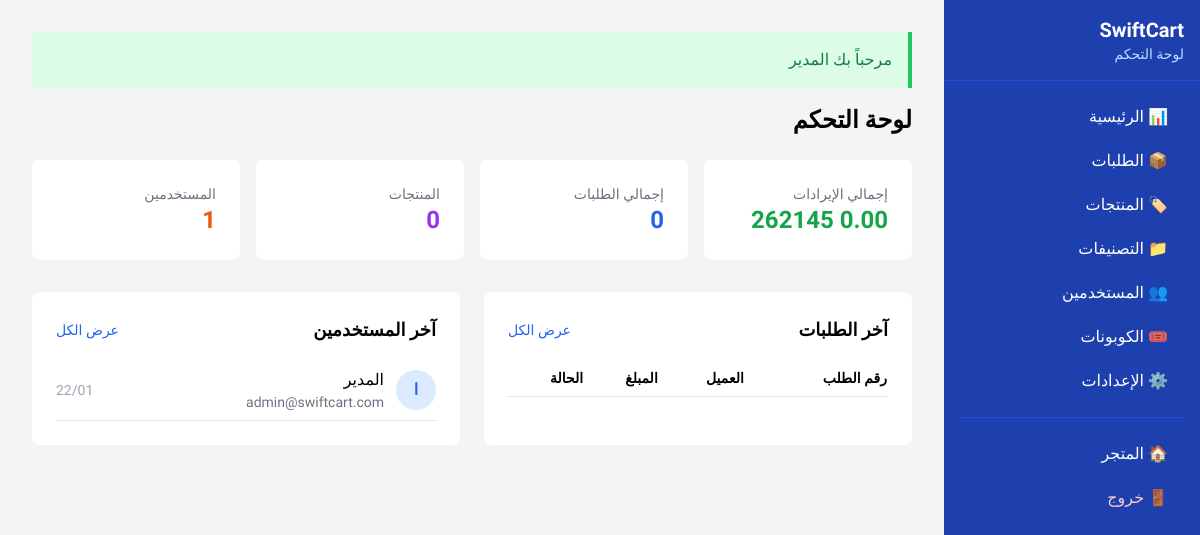
The page /admin (signed in) on the database its author committed.
### tables this page shows
CREATE TABLE IF NOT EXISTS `users` (
    `id` INT UNSIGNED AUTO_INCREMENT PRIMARY KEY,
    `name` VARCHAR(100) NOT NULL,
    `email` VARCHAR(255) NOT NULL UNIQUE,
    `phone` VARCHAR(20) NOT NULL,
    `password` VARCHAR(255) NOT NULL,
    `role` ENUM('user', 'vendor', 'admin') DEFAULT 'user',
    `avatar` VARCHAR(255) NULL,
    `is_active` TINYINT(1) DEFAULT 1,
    `email_verified_at` TIMESTAMP NULL,
    `remember_token` VARCHAR(100) NULL,
    `mfa_enabled` BOOLEAN DEFAULT FALSE,
    `mfa_secret` VARCHAR(32) DEFAULT NULL,
    `mfa_backup_codes` JSON DEFAULT NULL,
    `failed_login_attempts` INT DEFAULT 0,
    `account_locked_until` DATETIME DEFAULT NULL,
    `last_login_at` DATETIME DEFAULT NULL,
    `last_password_change` DATETIME DEFAULT CURRENT_TIMESTAMP,
    `created_at` TIMESTAMP DEFAULT CURRENT_TIMESTAMP,
    `updated_at` TIMESTAMP DEFAULT CURRENT_TIMESTAMP ON UPDATE CURRENT_TIMESTAMP,
    INDEX `idx_email` (`email`),
    INDEX `idx_phone` (`phone`),
    INDEX `idx_role` (`role`),
    INDEX `idx_active` (`is_active`)
);

### controllers/AdminController.php (called while the page is built, shortened)
<?php
require_once BASEPATH . '/models/User.php';
require_once BASEPATH . '/models/Product.php';
require_once BASEPATH . '/models/Order.php';
class AdminController extends Controller
{
    private User $userModel;
    private Product $productModel;
    private Order $orderModel;
    public function __construct()
    {
        $this->userModel = new User();
        $this->productModel = new Product();
        $this->orderModel = new Order();
    }
    public function dashboard(): void
    {
        $db = db();
        $stats = [
            'total_users' => $this->userModel->count(),
            'total_products' => $this->productModel->count(['is_active' => 1]),
            'total_orders' => $this->orderModel->count([]),
            'pending_orders' => $this->orderModel->count(['status' => 'pending']),
        ];
        $stmt = $db->query("SELECT COALESCE(SUM(total), 0) as revenue FROM orders WHERE payment_status = 'paid'");
        $stats['total_revenue'] = $stmt->fetch()['revenue'];
        $stmt = $db->query("SELECT o.*, u.name as user_name FROM orders o
                            LEFT JOIN users u ON o.user_id = u.id
                            ORDER BY o.created_at DESC LIMIT 10");
        $recentOrders = $stmt->fetchAll(PDO::FETCH_ASSOC);
        $stmt = $db->query("SELECT * FROM users ORDER BY created_at DESC LIMIT 5");
        $recentUsers = $stmt->fetchAll(PDO::FETCH_ASSOC);
        $this->view('admin/dashboard', [
            'title' => 'لوحة التحكم',
            'stats' => $stats,
            'recentOrders' => $recentOrders,
            'recentUsers' => $recentUsers
        ], 'admin');
    }
}

### index.php (called while the page is built, shortened)
<?php
require_once BASEPATH . '/config/config.php';
require_once BASEPATH . '/config/database.php';
require_once BASEPATH . '/core/View.php';
require_once BASEPATH . '/core/Router.php';
$router = new Router();
try {
    $router->dispatch();
} catch (Exception $e) {
    error_log('Application Error: ' . $e->getMessage() . ' in ' . $e->getFile() . ':' . $e->getLine());
    if (DEBUG_MODE) {
        echo '<div style="background:#fef2f2;border:1px solid #ef4444;padding:20px;margin:20px;border-radius:8px;font-family:Tajawal,sans-serif;direction:rtl;">';
        echo '<h2 style="color:#dc2626;margin:0 0 10px;">❌ خطأ في التطبيق</h2>';
        echo '<p><strong>الرسالة:</strong> ' . htmlspecialchars($e->getMessage()) . '</p>';
        echo '<p><strong>الملف:</strong> ' . htmlspecialchars($e->getFile()) . ':' . $e->getLine() . '</p>';
        echo '<pre style="background:#1f2937;color:#f3f4f6;padding:15px;border-radius:4px;overflow-x:auto;font-size:12px;">';
        echo htmlspecialchars($e->getTraceAsString());
        echo '</pre></div>';
    } else {
        http_response_code(500);
        require_once BASEPATH . '/views/errors/500.php';
    }
}

### config/database.php (called while the page is built, shortened)
<?php
require_once __DIR__ . '/config.php';
class Database {
    private static ?Database $instance = null;
    private ?PDO $conn = null;
    private int $maxRetries = 3;
    private function connect(): void {
        $retries = 0;
        while ($retries < $this->maxRetries) {
            try {
                $dsn = sprintf(
                    "mysql:host=%s;dbname=%s;charset=%s",
                    DB_HOST,
                    DB_NAME,
                    DB_CHARSET
                );
                $options = [
                    PDO::ATTR_ERRMODE => PDO::ERRMODE_EXCEPTION,
                    PDO::ATTR_DEFAULT_FETCH_MODE => PDO::FETCH_ASSOC,
                    PDO::ATTR_EMULATE_PREPARES => false,
                    PDO::MYSQL_ATTR_INIT_COMMAND => "SET NAMES " . DB_CHARSET,
                    PDO::ATTR_PERSISTENT => false,
                ];
                $this->conn = new PDO($dsn, DB_USER, DB_PASS, $options);
                return;
            } catch (PDOException $e) {
                $retries++;
                if ($retries >= $this->maxRetries) {
                    if (defined('DEBUG_MODE') && DEBUG_MODE) {
                        http_response_code(500);
                        die(json_encode([
                            'success' => false,
                            'message' => 'خطأ في الاتصال بقاعدة البيانات',
                            'error' => $e->getMessage()
                        ], JSON_UNESCAPED_UNICODE));
                    } else {
                        error_log("Database connection failed: " . $e->getMessage());
                        http_response_code(500);
                        die(json_encode([
                            'success' => false,
                            'message' => 'خطأ في الخادم. يرجى المحاولة لاحقاً.'
                        ], JSON_UNESCAPED_UNICODE));
                    }
                }
                usleep(100000 * $retries);
            }
        }
    }
    public static function getInstance(): Database {
        if (self::$instance === null) {
            self::$instance = new self();
        }
        return self::$instance;
    }
    public function getConnection(): PDO {
        return $this->conn;
    }
}
function db(): PDO {
    return Database::getInstance()->getConnection();
}

### models/User.php (called while the page is built, shortened)
<?php
require_once __DIR__ . '/../config/database.php';
class User {
    private string $table = 'users';
    private PDO $db;
    public function __construct() {
        $this->db = db();
    }
    public function count(array $conditions = []): int {
        try {
            $params = [];
            $sql = "SELECT COUNT(*) FROM {$this->table}";
            $stmt = $this->db->prepare($sql);
            $stmt->execute($params);
            return (int)$stmt->fetchColumn();
        } catch (PDOException $e) {
            return 0;
        }
    }
}

### models/Product.php (called while the page is built, shortened)
<?php
require_once __DIR__ . '/../config/database.php';
class Product {
    private string $table = 'products';
    private PDO $db;
    public function __construct() {
        $this->db = db();
    }
    public function count(array $conditions = []): int {
        try {
            $where = [];
            $params = [];
            if (isset($conditions['is_active'])) {
                $where[] = "is_active = ?";
                $params[] = $conditions['is_active'];
            }
            $sql = "SELECT COUNT(*) FROM {$this->table}";
            if (!empty($where)) {
                $sql .= " WHERE " . implode(' AND ', $where);
            }
            $stmt = $this->db->prepare($sql);
            $stmt->execute($params);
            return (int)$stmt->fetchColumn();
        } catch (PDOException $e) {
            return 0;
        }
    }
}

### models/Order.php (called while the page is built, shortened)
<?php
require_once __DIR__ . '/../config/database.php';
require_once __DIR__ . '/Product.php';
class Order {
    private string $table = 'orders';
    private PDO $db;
    public function __construct() {
        $this->db = db();
    }
    public function count(array $conditions = []): int {
        try {
            $where = [];
            $params = [];
            if (isset($conditions['status'])) {
                $where[] = "status = ?";
                $params[] = $conditions['status'];
            }
            $sql = "SELECT COUNT(*) FROM {$this->table}";
            if (!empty($where)) {
                $sql .= " WHERE " . implode(' AND ', $where);
            }
            $stmt = $this->db->prepare($sql);
            $stmt->execute($params);
            return (int)$stmt->fetchColumn();
        } catch (PDOException $e) {
            return 0;
        }
    }
}

### config/config.php (called while the page is built, shortened)
<?php
function url(string $path = ''): string {
    return rtrim(BASE_URL, '/') . '/' . ltrim($path, '/');
}

### views/admin/dashboard.php (the view, shortened to what this page needs)
<h1 class="text-2xl font-bold mb-6">لوحة التحكم</h1>
<div class="grid grid-cols-2 md:grid-cols-4 gap-4 mb-8">
    <div class="bg-white rounded-lg p-6">
        <p class="text-gray-500 text-sm">إجمالي الإيرادات</p>
        <p class="text-2xl font-bold text-green-600"><?= number_format($stats['total_revenue'], 2) ?> <?= CURRENCY_SYMBOL ?></p>
    </div>
    <div class="bg-white rounded-lg p-6">
        <p class="text-gray-500 text-sm">إجمالي الطلبات</p>
        <p class="text-2xl font-bold text-blue-600"><?= $stats['total_orders'] ?></p>
    </div>
    <div class="bg-white rounded-lg p-6">
        <p class="text-gray-500 text-sm">المنتجات</p>
        <p class="text-2xl font-bold text-purple-600"><?= $stats['total_products'] ?></p>
    </div>
    <div class="bg-white rounded-lg p-6">
        <p class="text-gray-500 text-sm">المستخدمين</p>
        <p class="text-2xl font-bold text-orange-600"><?= $stats['total_users'] ?></p>
    </div>
</div>
<div class="grid lg:grid-cols-2 gap-6">
    <div class="bg-white rounded-lg p-6">
        <div class="flex justify-between items-center mb-4">
            <h2 class="text-lg font-bold">آخر الطلبات</h2>
            <a href="<?= url('admin/orders') ?>" class="text-blue-600 hover:underline text-sm">عرض الكل</a>
        </div>
        <div class="overflow-x-auto">
            <table class="w-full text-sm">
                <thead>
                    <tr class="border-b">
                        <th class="text-right py-2">رقم الطلب</th>
                        <th class="text-right py-2">العميل</th>
                        <th class="text-right py-2">المبلغ</th>
                        <th class="text-right py-2">الحالة</th>
                    </tr>
                </thead>
            </table>
        </div>
    </div>
    <div class="bg-white rounded-lg p-6">
        <div class="flex justify-between items-center mb-4">
            <h2 class="text-lg font-bold">آخر المستخدمين</h2>
            <a href="<?= url('admin/users') ?>" class="text-blue-600 hover:underline text-sm">عرض الكل</a>
        </div>
        <div class="space-y-3">
            <?php foreach ($recentUsers as $user): ?>
            <div class="flex items-center gap-3 py-2 border-b">
                <div class="w-10 h-10 bg-blue-100 rounded-full flex items-center justify-center text-blue-600 font-bold">
                    <?= mb_substr($user['name'], 0, 1) ?>
                </div>
                <div class="flex-1">
                    <p class="font-medium"><?= htmlspecialchars($user['name']) ?></p>
                    <p class="text-gray-500 text-sm"><?= htmlspecialchars($user['email']) ?></p>
                </div>
                <span class="text-gray-400 text-sm"><?= date('d/m', strtotime($user['created_at'])) ?></span>
            </div>
            <?php endforeach; ?>
        </div>
    </div>
</div>

### core/Router.php (shortened to what this page needs)
<?php
class Router
{
    private array $routes = [];
    private string $prefix = '';
    private array $middleware = [];
    public function group(string $prefix, callable $callback, array $middleware = []): self
    {
        $previousPrefix = $this->prefix;
        $previousMiddleware = $this->middleware;
        $this->prefix = $previousPrefix . $prefix;
        $this->middleware = array_merge($previousMiddleware, $middleware);
        $this->prefix = $previousPrefix;
        $this->middleware = $previousMiddleware;
        return $this;
    }
    private function addRoute(string $method, string $path, string $handler, array $middleware = []): void
    {
        $fullPath = $this->prefix . $path;
        $allMiddleware = array_merge($this->middleware, $middleware);
        $this->routes[] = [
            'method' => $method,
            'path' => $fullPath,
            'handler' => $handler,
            'middleware' => $allMiddleware,
            'pattern' => $this->pathToPattern($fullPath)
        ];
    }
    private function pathToPattern(string $path): string
    {
        $pattern = preg_replace('/\{([a-zA-Z_]+)\}/', '(?P<$1>[^/]+)', $path);
        return '#^' . $pattern . '$#';
    }
    public function dispatch(): void
    {
        $method = $_SERVER['REQUEST_METHOD'];
        $uri = $this->getUri();
        foreach ($this->routes as $route) {
            if ($route['method'] !== $method) {
                continue;
            }
            if (preg_match($route['pattern'], $uri, $matches)) {
                $params = array_filter($matches, 'is_string', ARRAY_FILTER_USE_KEY);
                $this->runHandler($route['handler'], $params);
                return;
            }
        }
    }
    private function getUri(): string
    {
        $uri = $_SERVER['REQUEST_URI'] ?? '/';
        $uri = parse_url($uri, PHP_URL_PATH);
        $basePath = rtrim(BASE_URL, '/');
        if (!empty($basePath) && strpos($uri, $basePath) === 0) {
            $uri = substr($uri, strlen($basePath));
        }
        return $uri ?: '/';
    }
    private function runHandler(string $handler, array $params = []): void
    {
        [$controllerName, $method] = explode('@', $handler);
        $controller = new $controllerName();
        call_user_func_array([$controller, $method], $params);
    }
}

### views/layouts/admin.php (style rules this page uses)
body { font-family: 'Tajawal', sans-serif; }

### rows shown on the page
users: name "ا", name "المدير", email "admin@swiftcart.com", created_at "22/01"

### other values the page prints
$stats['total_orders'] "0"
$stats['total_products'] "0"
$stats['total_users'] "1"
